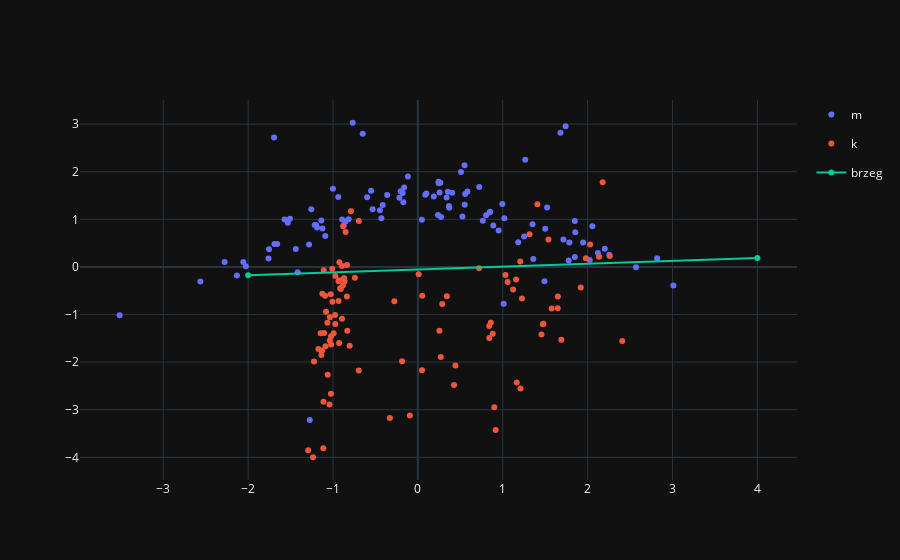

The notebook cell saved with this chart:
### Code cell
plot_figure(w_history[-1], b_history[-1])
